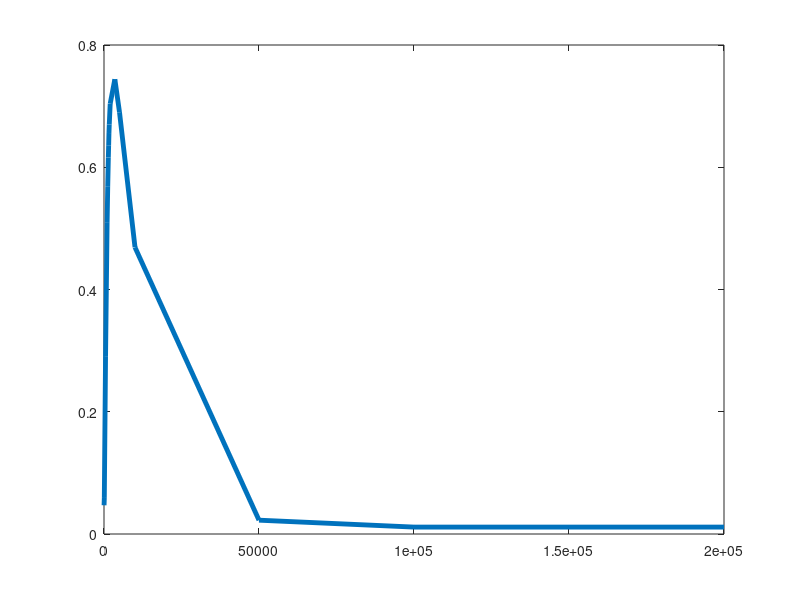

Recreate this plot in MATLAB. (Note: this script raises an error after producing the figure.)
clear all;

x = [20 100 500 1000 1200 1400 1500 1600 1700 2000 3500 5000 10000 50000 100000 200000];

y = [0.047 0.059 0.291 0.509 0.568 0.616 0.636 0.656 0.670 0.704 .744 0.690 .469 0.0226 .0113 .0113];
%%y = [10.61 9.588 9.39 8.768 7.665 6.703 5.77 4.865 3.9597 .735 .0849 .034 0.034 .034 .011 ];

plot(x,y,'LineWidth',3.5)
p = polyfit(x,y)
grid on, axis equal
xlabel('Voltage,V_D(volt)'),ylabel('Current,I_f(mA)');
title('Voltage across vs Current through Diode')
axis([0 1.2 0 1.3])
%axis([0 5 -1 3])
% x = [0:0.01:10];
% y = sin(x);
% plot(x, y), xlabel('x'), ylabel('Sin(x)'), title('Sin(x) Graph'),
% grid on, axis equal
